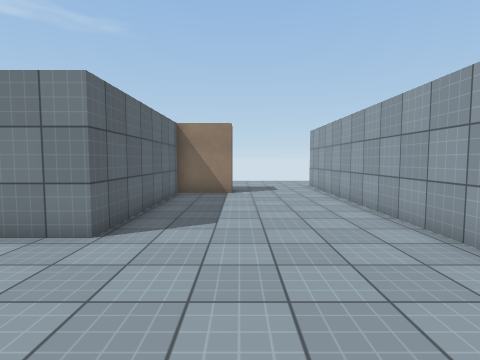
View 1 (above)

22 first-person views from a walk through a 3-D level made in the Unity game engine. The camera is 1.4 m above the floor, tilts 4° down and sees 80° across. The floor is counted in squares, 1 m on a side. Each view is taken from the middle of a square. On the plan, view 1 faces up. The plan holds only what a view shows up to about 14 squares ahead; the rest is blank. The place goes on beyond the plan. Surface patterns are stand-ins for the level's own textures.

View 2
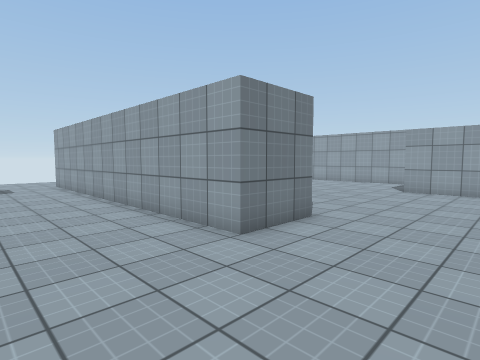

View 3
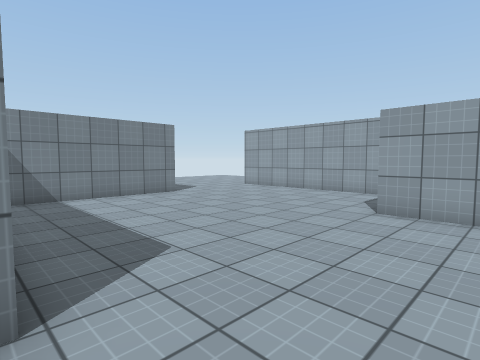

View 4
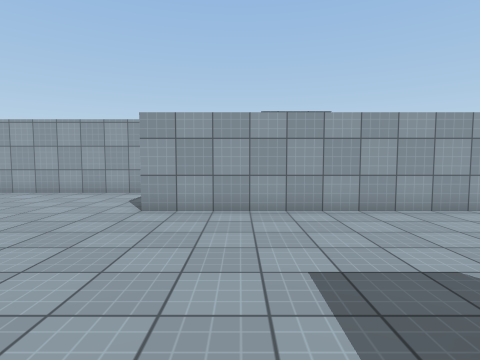

View 5
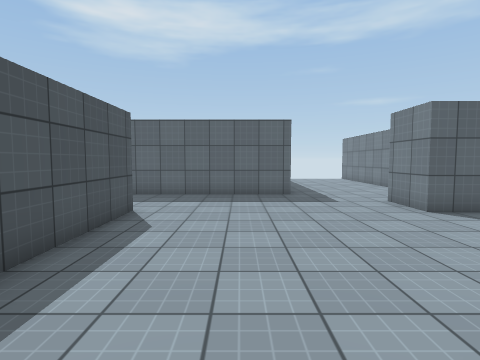

View 6
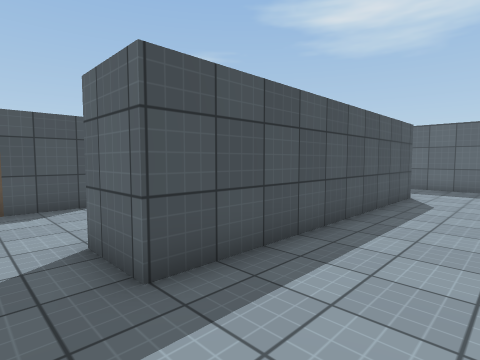

View 7
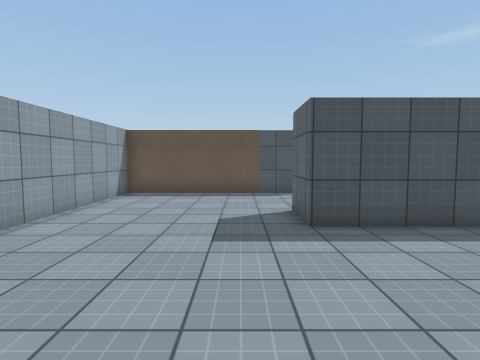

View 8
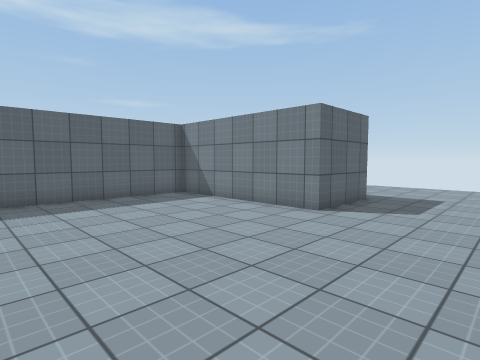

View 9
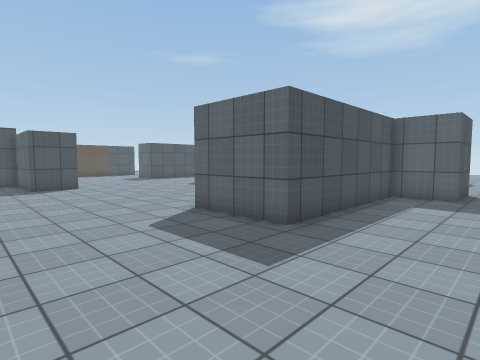

View 10
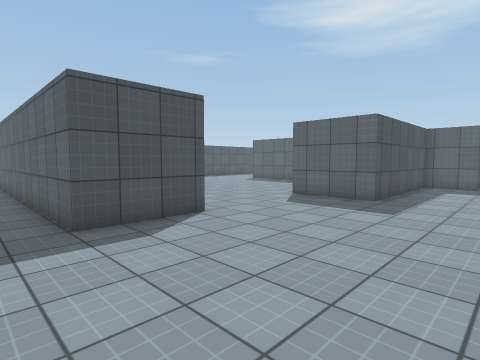

View 11
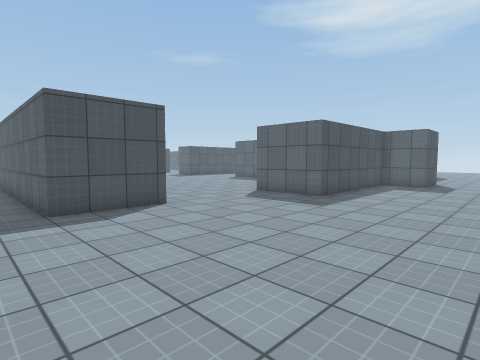

View 12
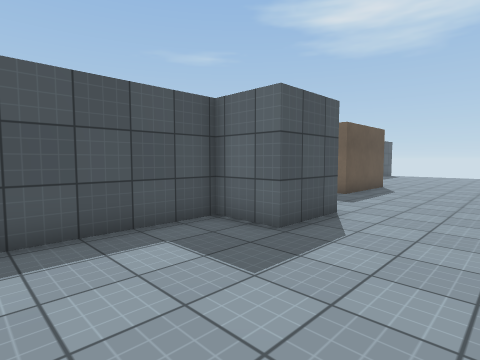

View 13
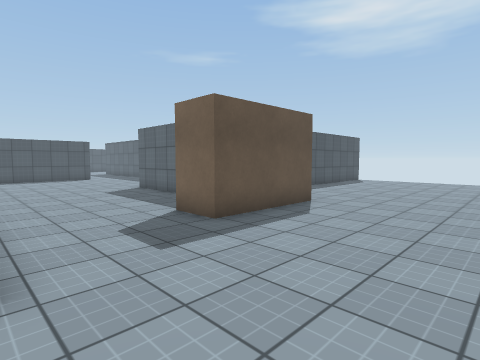

View 14
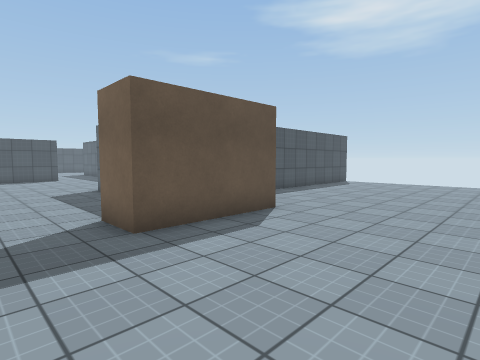

View 15
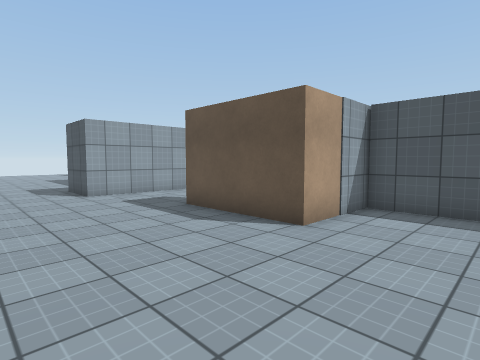

View 16
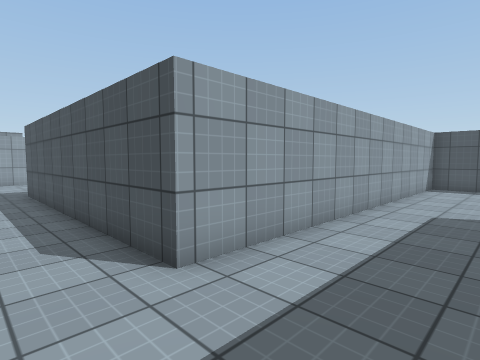

View 17
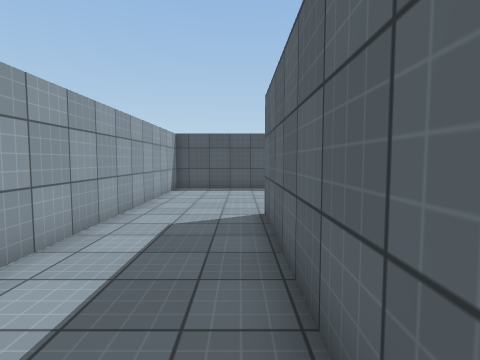

View 18
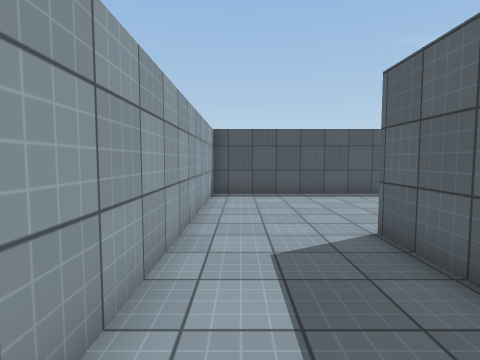

View 19
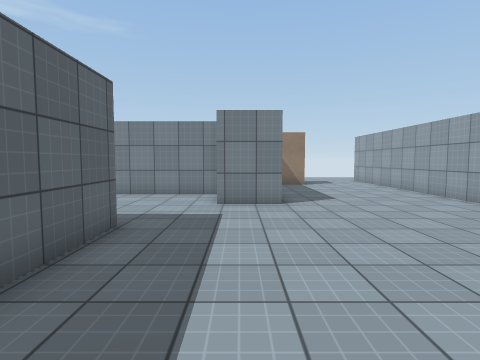

View 20
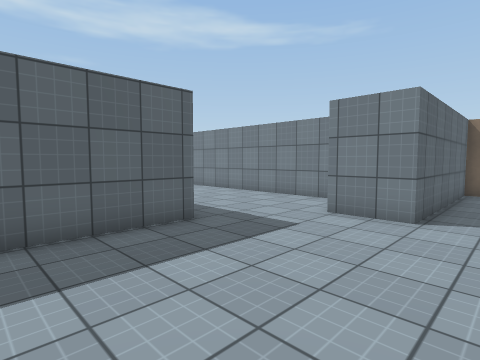

View 21
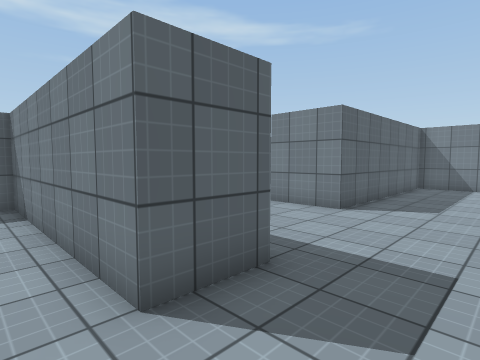

View 22
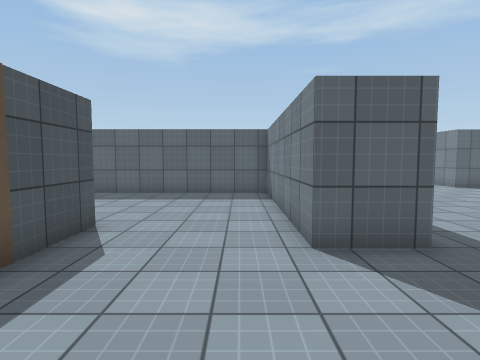

### Floor plan
Points are (right, up) in squares from view 1. A wall is a line through its corners. A room is listed if a view was taken in it or the views show most of it. See-through windows are left out.
Room 1 (views 1, 2, 3, 4, 5, 6, 7, 8, 9, 10, 11, 12, 13, 14, 15, 16, 17, 18, 19, 20, 21, 22)
walls: (6.3, 10.1) (6.3, 1.8) (3.8, 1.8) (3.8, 15.5) (6.3, 15.5) (6.3, 13.4) (13, 13.4) (13, 10.1) (6.3, 10.1); (18.2, 3.1) (18.2, 9.2); (-4.9, 7.7) (-8.5, 7.7); (18.1, 10.8) (21.4, 10.8) (21.4, -1.1); (-4.7, 10.2) (-4.7, 13.8) (-0.4, 13.8) (-0.4, 12.1) (-2.7, 12.1) (-2.7, 5.1) (-4.8, 5.1); (-6.6, 2.1) (-6.6, -10.5); (-7.4, 10.5) (-4.8, 10.5); (5.9, -9.1) (13.8, -9.1) (13.8, 1.7) (15.7, 1.7) (15.7, -0.5); (-8.5, -16.9) (-2.9, -16.9) (-2.9, -3) (7.6, -3) (7.6, -4.8) (4.6, -4.8)
ways out: opening at (5.3, -7)

Where each view was taken, in squares from view 1:
view 1: 0 up, 0 right, facing up
view 2: 2 down, 0 right, facing up-right
view 3: 1 down, 6 right, facing up-right
view 4: 1 down, 6 right, facing right
view 5: 0 up, 5 right, facing left
view 6: 0 up, 9 right, facing down-left
view 7: 3 up, 9 right, facing down
view 8: 3 up, 17 right, facing up-left
view 9: 17 up, 18 right, facing down-left
view 10: 17 up, 23 right, facing down-left
view 11: 19 up, 23 right, facing down-left
view 12: 19 up, 11 right, facing down-left
view 13: 19 up, 4 right, facing down-left
view 14: 19 up, 2 right, facing down-left
view 15: 19 up, 8 left, facing down-right
view 16: 1 down, 6 left, facing down-right
view 17: 3 down, 6 left, facing down
view 18: 5 down, 4 left, facing down
view 19: 4 down, 4 left, facing up
view 20: 2 down, 1 left, facing up-left
view 21: 6 down, 10 right, facing up-left
view 22: 6 down, 12 right, facing left
